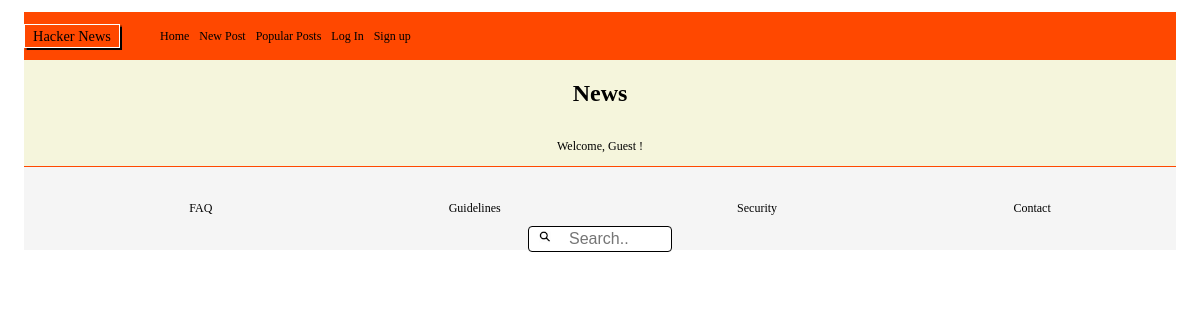
/, run on an earlier commit of the app's database.
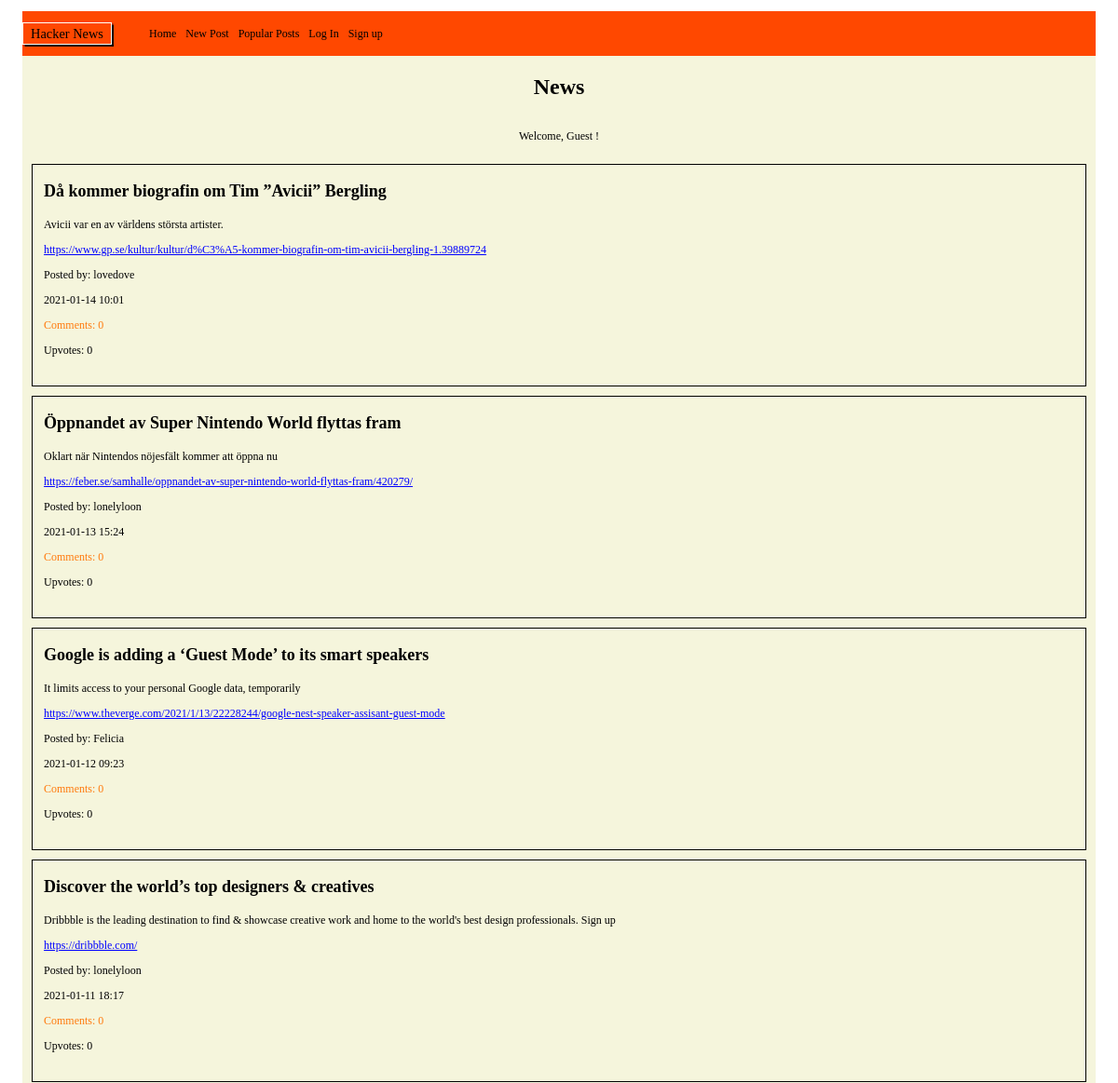
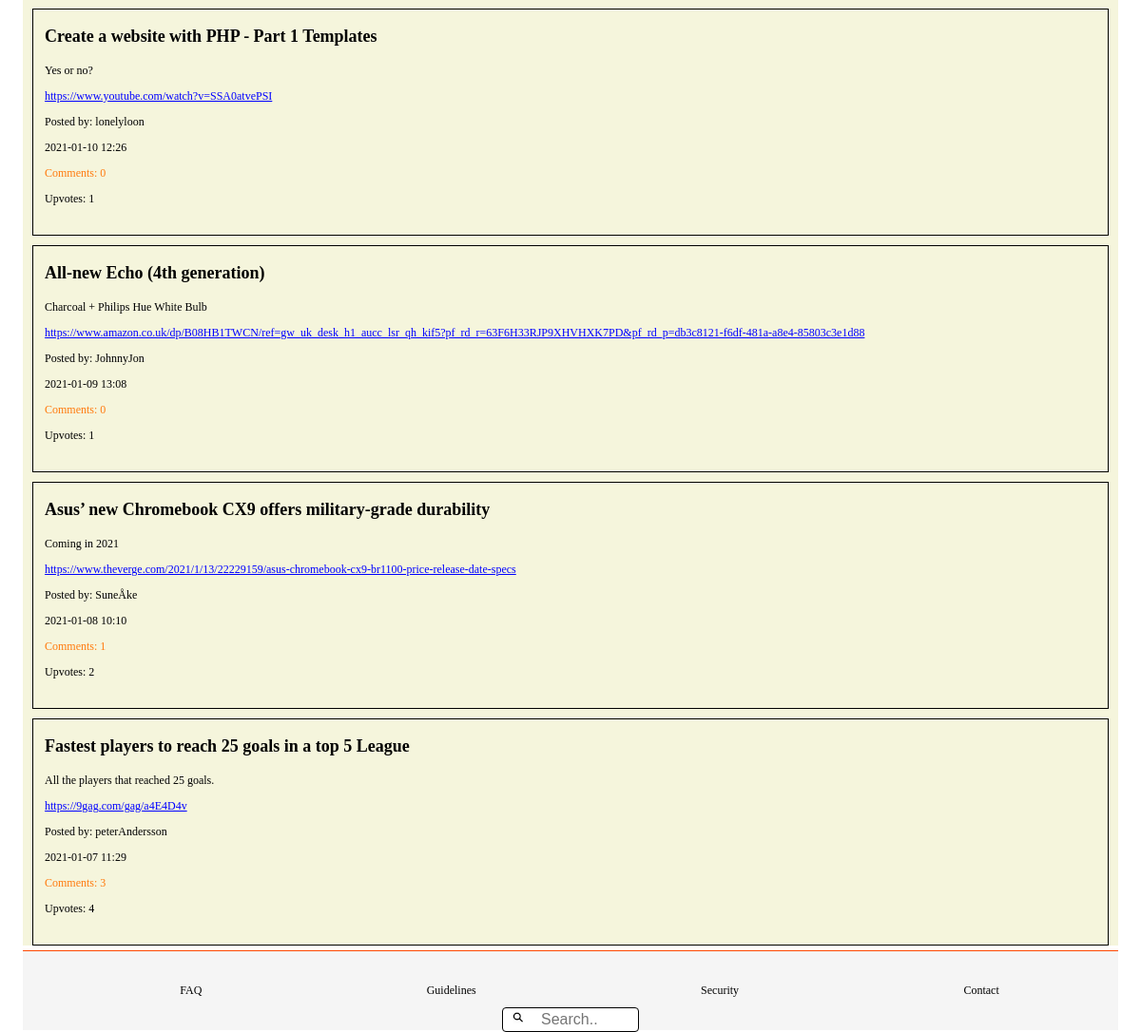
And on a later commit of the database (2 pictures, top to bottom).
### tables this page shows
CREATE TABLE Posts (
	id integer PRIMARY KEY AUTOINCREMENT,
	title string,
	description string,
	post_url varchar,
	post_date datetime,
	user_id varchar,
	user_username varchar
);

CREATE TABLE Users (
	"id" integer PRIMARY KEY AUTOINCREMENT,
	username varchar,
	first_name string,
	last_name string,
	email varchar,
	password varchar,
	avatar varchar,
	biography string
);

### web/config.php (called while the page is built, shortened)
<?php
return [
    'title' => 'News',
    'database_path' => sprintf('sqlite:%s/database/hackernews.db', __DIR__),
];

### web/autoload.php (called while the page is built, shortened)
<?php
$config = require __DIR__ . '/config.php';

### web/functions/postsFunction.php (called while the page is built, shortened)
<?php
function fetchAllPosts($pdo)
{
    $database = ("SELECT * FROM Posts ORDER BY datetime(post_date) DESC");
    $statement = $pdo->prepare($database);
    $statement->execute();
    $fetchPosts = $statement->fetchAll(PDO::FETCH_ASSOC);
    return $fetchPosts;
}

### web/functions/userFunction.php (called while the page is built, shortened)
<?php
function fetchUsernameById($pdo, $id)
{
    $database = 'SELECT username FROM Users WHERE id = :id';
    $statement = $pdo->prepare($database);
    $statement->bindParam(':id', $id);
    $statement->execute();
    $username = $statement->fetch(PDO::FETCH_ASSOC);
    return $username;
}

### web/functions/commentsFunction.php (called while the page is built, shortened)
<?php
function countComments($pdo, $postId)
{
    $statement = $pdo->prepare('SELECT COUNT(*) FROM Comments WHERE post_id = :postId');
    $statement->bindParam(':postId', $postId, PDO::PARAM_INT);
    $statement->execute();
    $comments = $statement->fetch(PDO::FETCH_ASSOC);
    return $comments['COUNT(*)'];
}

### web/functions/upvoteFunctions.php (called while the page is built, shortened)
<?php
function countUpvotes($pdo, $postId)
{
    $database = ('SELECT COUNT(*) FROM Likes WHERE post_id = :postId');
    $statement = $pdo->prepare($database);
    $statement->bindParam(':postId', $postId, PDO::PARAM_INT);
    $statement->execute();
    $upvotes = $statement->fetch(PDO::FETCH_ASSOC);
    return $upvotes['COUNT(*)'];
}

### index.php (the view, shortened to what this page needs)
<?php require __DIR__ . '/homepage/header.php'; ?>
<?php require __DIR__ . '/homepage/navbar.php'; ?>
<section class="index_page">
    <div class="greeting_user_container">
        <h1 class="index_title"><?php echo $config['title']; ?></h1>
        <p>Welcome,
            <?php if (isset($user)) : ?>
                <?php echo $user['first_name']; ?>
            <?php else : ?>
                Guest
            <?php endif; ?>
            !</p>
    </div>
    <?php $fetchPost = fetchAllPosts($pdo);
    foreach ($fetchPost as $post) : ?>
        <?php $postId = $post['id'];  ?>
        <?php $countComments = countComments($pdo, $postId); ?>
        <?php $countUpvotes = countUpvotes($pdo, $postId); ?>
        <?php $fetchUsername = fetchUsernameById($pdo, $post['user_id']) ?>
        <div class="news_feed">
            <h3 class="index_post_title"> <?php echo $post['title']; ?> </h3>
            <p> <?php echo $post['description']; ?> </p>
            <a class="url_link" href="<?php echo $post['post_url'] ?> "> <?php echo $post['post_url']; ?> </a>
            <p> Posted by: <?php echo $fetchUsername['username']; ?> </p>
            <p> <?php echo $post['post_date']; ?> </p>
            <div class="upvotes_comments">
                <a class="index_comments" href="comments.php?id= <?php echo $post['id']; ?> "> Comments: <?php echo $countComments; ?> </a>
            </div>
            <div>
                <form action="web/post/upvote.php" method="post">
                    <p class="index_upvotes">Upvotes: <?php echo $countUpvotes; ?></p>
                </form>
            </div>
        </div>
    <?php endforeach; ?>
</section>
<?php require __DIR__ . '/homepage/footer.php'; ?>

### homepage/header.php (shortened to what this page needs)
<?php require __DIR__ . '/../web/autoload.php'; ?>
<!DOCTYPE html>
<html lang="en">
<head>
    <link rel="stylesheet" href="/CSS Assests/index.css">
    <link rel="stylesheet" href="/CSS Assests/navBar.css">
    <link rel="stylesheet" href="/CSS Assests/footer.css">
    <link rel="stylesheet" href="/css assests/profile.css">
    <link rel="stylesheet" href="/css assests/settings.css">
    <link rel="stylesheet" href="/css assests/signUp.css">
    <link rel="stylesheet" href="/css assests/postCreator.css">
    <link rel="stylesheet" href="/css assests/loginPage.css">
    <link rel="stylesheet" href="/css assests/comments.css">
</head>

### homepage/navbar.php
<body>
    <div class="top_nav">
        <p class="page_title">Hacker News</p>
        <ul class="nav_bar">
            <li>
                <a <?php echo $_SERVER['SCRIPT_NAME'] === '/index.php' ? 'active' : ''; ?>" href="/index.php">Home</a>
            </li>
            <li>
                <a href="/postCreator.php"> New Post </a>
            </li>
            <li>
                <a <?php echo $_SERVER['SCRIPT_NAME'] === '/popularPosts.php' ? 'active' : ''; ?>" href="/popularPosts.php">Popular Posts</a>
            </li>
            <?php if (isset($_SESSION['user'])) : ?>
                <?php $user = $_SESSION['user'] ?>
                <li class="user_container">
                    <a style="color: blue;" href="/profile.php?username=<?php echo $_SESSION['user']['username']; ?>"> <?php echo $user['username']; ?> </a>
                    <img class="navbar_avatar" src="<?php echo ($user['avatar'] !== null) ? "/uploads/avatars/" . $user['avatar'] : 'assets/profile_image_placeholder.png'; ?>" id="avatar-image" alt="Avatar image">
                </li>
                <?php if (isset($_SESSION['user'])) : ?>
                    <li>
                        <a href="web/user/logout.php">Log Out</a>
                    </li>
                <?php endif; ?>
            <?php else : ?>
                <li>
                    <a href="loginPage.php">Log In</a>
                </li>
                <li>
                    <a href="signUp.php">Sign up</a>
                </li>
            <?php endif; ?>
        </ul>
    </div>

### homepage/footer.php (shortened to what this page needs)
<footer class="endOfPage">
    <div class="footerListContainer">
        <ul class="footerList">
            <li> FAQ </li>
            <li> Guidelines </li>
            <li> Security </li>
            <li> Contact </li>
        </ul>
    </div>
    <div class="searchBar">
        <form class="searchBarMain">
            <input type="text" name="search" placeholder="Search..">
        </form>
    </div>
</footer>
</body>
</html>

### css assests/index.css (style rules this page uses)
* { box-sizing: border-box; font-size: 12px; }
body { height: 100%; margin: 0; padding-top: 1rem; padding-left: 2rem; padding-right: 2rem; }
.index_page { background-color: beige; height: 100%; }
.greeting_user_container { display: flex; flex-direction: column; background-color: #ffffff; background-color: beige; justify-content: center; align-items: center; }
.news_feed { margin: 10px; margin-bottom: 5px; min-height: 15vh; padding-bottom: 1.5rem; padding-left: 1rem; border: solid 1px black; }
.index_title { font-size: 2rem; }
.index_comments { text-decoration: none; color: rgb(255, 122, 13); }
.index_post_title { font-size: 1.5rem; }
.url_link { color: blue; text-decoration: underline; }

### css assests/navBar.css (style rules this page uses)
.top_nav { display: flex; align-items: center; flex-direction: row; width: 100%; background-color: rgb(255, 72, 0); height: 4rem; }
ul { display: flex; align-items: center; justify-content: space-between; gap: 10px; list-style: none; }
.page_title { display: flex; justify-content: center; align-items: center; font-size: 1.2rem; border: solid 1px white; box-shadow: 1px 1px 1px 0.5px black; height: 2rem; width: 8rem; }
a { text-decoration: none; color: black; }

### css assests/footer.css (style rules this page uses)
.endOfPage { height: 7rem; width: 100%; background-color: whitesmoke; border-top: 1px solid rgb(255, 72, 0); display: flex; align-items: center; justify-content: center; padding: 1rem; }
.searchBarMain input { width: 12rem; height: 1rem; box-sizing: border-box; border: 1px solid black; border-radius: 4px; font-size: 16px; background-color: white; background-image: url("/Assets/search-icon-png-5.png"); background-size: 1rem 1rem; background-position: 0.8rem 0.3rem; background-repeat: no-repeat; padding: 12px 20px 12px 40px; margin-top: 4rem; }
.searchBar { width: 77.5rem; height: 5rem; position: absolute; display: flex; justify-content: center; }
.footerListContainer { height: 100%; width: 100%; display: flex; justify-content: center; margin-top: 0.1rem; }
.footerList { width: 100%; display: flex; justify-content: space-around; flex-direction: row; }

What changed in the data, as far as the page shows it:
added posts: title "Då kommer biografin om Tim ”Avicii” Bergling", description "Avicii var en av världens största artister.", post_url "https://www.gp.se/kultur/kultur/d%C3%A5-kommer-biografin-om-tim-avicii-bergling-1.39889724", user.username "lovedove", post_date "2021-01-14 10:01", countComments "0", countUpvotes "0"
added posts: title "Öppnandet av Super Nintendo World flyttas fram", description "Oklart när Nintendos nöjesfält kommer att öppna nu", post_url "https://feber.se/samhalle/oppnandet-av-super-nintendo-world-flyttas-fram/420279/", user.username "lonelyloon", post_date "2021-01-13 15:24", countComments "0", countUpvotes "0"
added posts: title "Google is adding a ‘Guest Mode’ to its smart speakers", description "It limits access to your personal Google data, temporarily", post_url "https://www.theverge.com/2021/1/13/22228244/google-nest-speaker-assisant-guest-mode", user.username "Felicia", post_date "2021-01-12 09:23", countComments "0", countUpvotes "0"
added posts: title "Discover the world’s top designers & creatives", description "Dribbble is the leading destination to find & showcase creative work and home to the world's best design professionals. Sign up", post_url "https://dribbble.com/", user.username "lonelyloon", post_date "2021-01-11 18:17", countComments "0", countUpvotes "0"
added posts: title "Create a website with PHP - Part 1 Templates", description "Yes or no?", post_url "https://www.youtube.com/watch?v=SSA0atvePSI", user.username "lonelyloon", post_date "2021-01-10 12:26", countComments "0", countUpvotes "1"
added posts: title "All-new Echo (4th generation)", description "Charcoal + Philips Hue White Bulb", post_url "https://www.amazon.co.uk/dp/B08HB1TWCN/ref=gw_uk_desk_h1_aucc_lsr_qh_kif5?pf_rd_r=63F6H33RJP9XHVHXK7PD&pf_rd_p=db3c8121-f6df-481a-a8e4-85803c3e1d88", user.username "JohnnyJon", post_date "2021-01-09 13:08", countComments "0", countUpvotes "1"
added posts: title "Asus’ new Chromebook CX9 offers military-grade durability", description "Coming in 2021", post_url "https://www.theverge.com/2021/1/13/22229159/asus-chromebook-cx9-br1100-price-release-date-specs", user.username "SuneÅke", post_date "2021-01-08 10:10", countComments "1", countUpvotes "2"
added posts: title "Fastest players to reach 25 goals in a top 5 League", description "All the players that reached 25 goals.", post_url "https://9gag.com/gag/a4E4D4v", user.username "peterAndersson", post_date "2021-01-07 11:29", countComments "3", countUpvotes "4"
